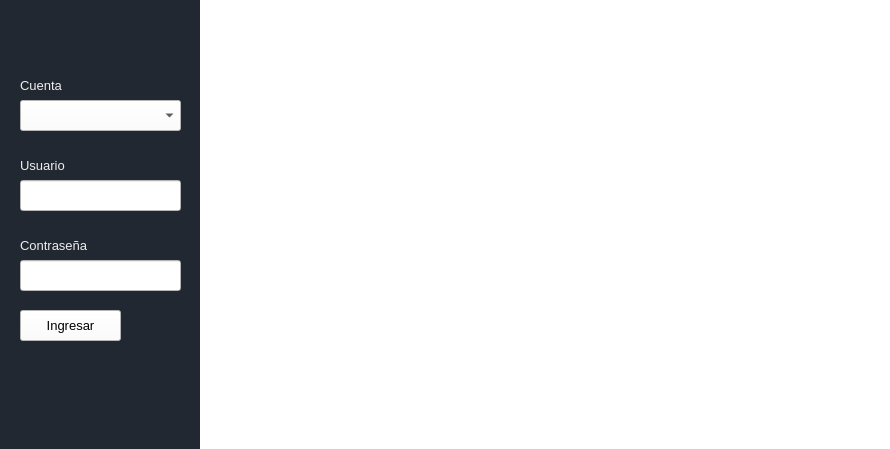
<?xml version="1.0" encoding="UTF-8"?>
<ui version="4.0">
 <class>Ingreso</class>
 <widget class="QMainWindow" name="Ingreso">
  <property name="geometry">
   <rect>
    <x>0</x>
    <y>0</y>
    <width>890</width>
    <height>449</height>
   </rect>
  </property>
  <property name="minimumSize">
   <size>
    <width>890</width>
    <height>449</height>
   </size>
  </property>
  <property name="maximumSize">
   <size>
    <width>890</width>
    <height>449</height>
   </size>
  </property>
  <property name="windowTitle">
   <string>Ingreso</string>
  </property>
  <property name="styleSheet">
   <string notr="true">background-color: rgb(255, 255, 255);
</string>
  </property>
  <widget class="QWidget" name="centralwidget">
   <widget class="QLineEdit" name="lineEditContrasena">
    <property name="geometry">
     <rect>
      <x>20</x>
      <y>260</y>
      <width>161</width>
      <height>31</height>
     </rect>
    </property>
    <property name="font">
     <font>
      <family>Arial</family>
      <pointsize>10</pointsize>
     </font>
    </property>
    <property name="styleSheet">
     <string notr="true">background-color: rgb(255, 255, 255);</string>
    </property>
    <property name="text">
     <string/>
    </property>
    <property name="echoMode">
     <enum>QLineEdit::Password</enum>
    </property>
   </widget>
   <widget class="QLabel" name="ImagenLabel">
    <property name="geometry">
     <rect>
      <x>200</x>
      <y>0</y>
      <width>691</width>
      <height>451</height>
     </rect>
    </property>
    <property name="minimumSize">
     <size>
      <width>691</width>
      <height>431</height>
     </size>
    </property>
    <property name="font">
     <font>
      <family>Corbel</family>
      <pointsize>9</pointsize>
     </font>
    </property>
    <property name="styleSheet">
     <string notr="true">background-color: rgb(255, 255, 255);</string>
    </property>
    <property name="text">
     <string/>
    </property>
   </widget>
   <widget class="QPushButton" name="botonIngresar">
    <property name="geometry">
     <rect>
      <x>20</x>
      <y>310</y>
      <width>101</width>
      <height>31</height>
     </rect>
    </property>
    <property name="font">
     <font>
      <family>Arial</family>
      <pointsize>10</pointsize>
      <weight>50</weight>
      <bold>false</bold>
     </font>
    </property>
    <property name="styleSheet">
     <string notr="true">background-color: rgb(255, 255, 255);</string>
    </property>
    <property name="text">
     <string>Ingresar</string>
    </property>
   </widget>
   <widget class="QLabel" name="label_3">
    <property name="geometry">
     <rect>
      <x>20</x>
      <y>70</y>
      <width>71</width>
      <height>31</height>
     </rect>
    </property>
    <property name="font">
     <font>
      <family>Arial</family>
      <pointsize>10</pointsize>
      <weight>50</weight>
      <bold>false</bold>
     </font>
    </property>
    <property name="styleSheet">
     <string notr="true">background-color: rgb(34, 40, 49);
color: rgb(238, 238, 238);</string>
    </property>
    <property name="text">
     <string>Cuenta</string>
    </property>
   </widget>
   <widget class="QLineEdit" name="lineEditUsuario">
    <property name="geometry">
     <rect>
      <x>20</x>
      <y>180</y>
      <width>161</width>
      <height>31</height>
     </rect>
    </property>
    <property name="font">
     <font>
      <family>Arial</family>
      <pointsize>10</pointsize>
     </font>
    </property>
    <property name="styleSheet">
     <string notr="true">background-color: rgb(255, 255, 255);</string>
    </property>
   </widget>
   <widget class="QComboBox" name="comboboxTipoCuenta">
    <property name="geometry">
     <rect>
      <x>20</x>
      <y>100</y>
      <width>161</width>
      <height>31</height>
     </rect>
    </property>
    <property name="font">
     <font>
      <family>Arial</family>
      <pointsize>10</pointsize>
     </font>
    </property>
    <property name="styleSheet">
     <string notr="true">background-color: rgb(255, 255, 255);</string>
    </property>
   </widget>
   <widget class="QLabel" name="label">
    <property name="geometry">
     <rect>
      <x>20</x>
      <y>150</y>
      <width>71</width>
      <height>31</height>
     </rect>
    </property>
    <property name="font">
     <font>
      <family>Arial</family>
      <pointsize>10</pointsize>
      <weight>50</weight>
      <bold>false</bold>
     </font>
    </property>
    <property name="styleSheet">
     <string notr="true">background-color: rgb(34, 40, 49);
color: rgb(238, 238, 238);</string>
    </property>
    <property name="text">
     <string>Usuario</string>
    </property>
   </widget>
   <widget class="QLabel" name="label_2">
    <property name="geometry">
     <rect>
      <x>20</x>
      <y>230</y>
      <width>111</width>
      <height>31</height>
     </rect>
    </property>
    <property name="font">
     <font>
      <family>Arial</family>
      <pointsize>10</pointsize>
      <weight>50</weight>
      <bold>false</bold>
     </font>
    </property>
    <property name="styleSheet">
     <string notr="true">background-color: rgb(34, 40, 49);
color: rgb(238, 238, 238);</string>
    </property>
    <property name="text">
     <string>Contraseña</string>
    </property>
   </widget>
   <widget class="QLabel" name="labelAzul">
    <property name="geometry">
     <rect>
      <x>0</x>
      <y>0</y>
      <width>201</width>
      <height>451</height>
     </rect>
    </property>
    <property name="font">
     <font>
      <pointsize>10</pointsize>
      <weight>50</weight>
      <bold>false</bold>
     </font>
    </property>
    <property name="styleSheet">
     <string notr="true">background-color: rgb(34, 40, 49);</string>
    </property>
    <property name="text">
     <string/>
    </property>
   </widget>
   <zorder>labelAzul</zorder>
   <zorder>botonIngresar</zorder>
   <zorder>label_3</zorder>
   <zorder>comboboxTipoCuenta</zorder>
   <zorder>label</zorder>
   <zorder>label_2</zorder>
   <zorder>lineEditUsuario</zorder>
   <zorder>ImagenLabel</zorder>
   <zorder>lineEditContrasena</zorder>
  </widget>
 </widget>
 <tabstops>
  <tabstop>comboboxTipoCuenta</tabstop>
  <tabstop>lineEditUsuario</tabstop>
  <tabstop>lineEditContrasena</tabstop>
  <tabstop>botonIngresar</tabstop>
 </tabstops>
 <resources/>
 <connections/>
</ui>
